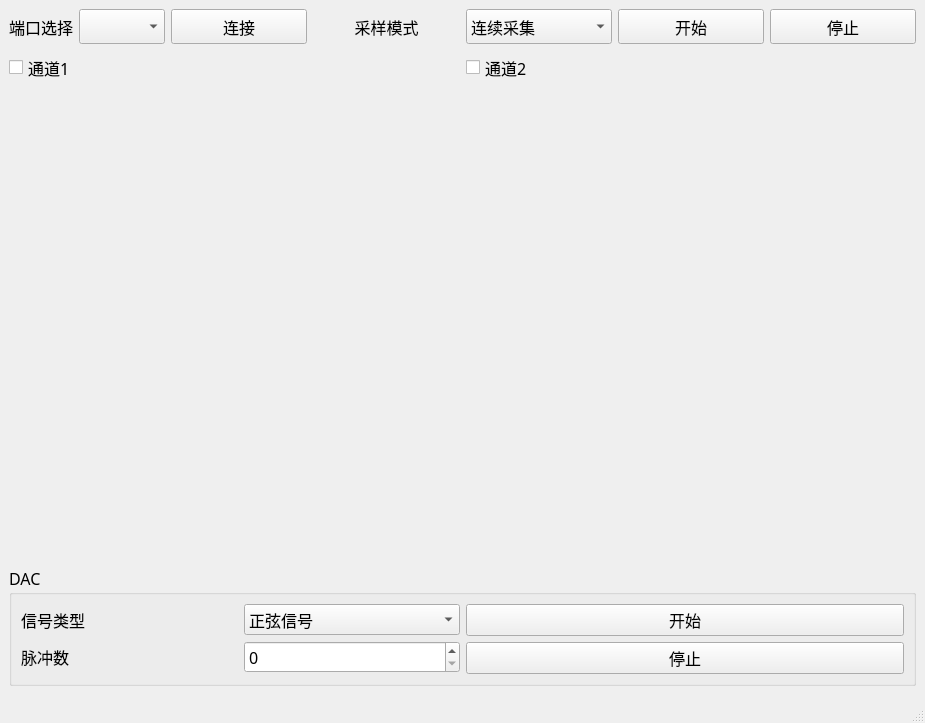
<?xml version="1.0" encoding="UTF-8"?>
<ui version="4.0">
 <class>MainWindow</class>
 <widget class="QMainWindow" name="MainWindow">
  <property name="geometry">
   <rect>
    <x>0</x>
    <y>0</y>
    <width>925</width>
    <height>723</height>
   </rect>
  </property>
  <property name="font">
   <font>
    <family>宋体</family>
    <pointsize>12</pointsize>
   </font>
  </property>
  <property name="windowTitle">
   <string>MainWindow</string>
  </property>
  <widget class="QWidget" name="centralwidget">
   <layout class="QVBoxLayout" name="verticalLayout_7">
    <item>
     <layout class="QVBoxLayout" name="verticalLayout_6">
      <item>
       <layout class="QVBoxLayout" name="verticalLayout_2" stretch="0,1">
        <item>
         <layout class="QVBoxLayout" name="verticalLayout">
          <item>
           <layout class="QHBoxLayout" name="horizontalLayout_5">
            <item>
             <layout class="QHBoxLayout" name="horizontalLayout_4">
              <item>
               <layout class="QHBoxLayout" name="horizontalLayout">
                <item>
                 <widget class="QLabel" name="label">
                  <property name="text">
                   <string>端口选择</string>
                  </property>
                  <property name="alignment">
                   <set>Qt::AlignCenter</set>
                  </property>
                 </widget>
                </item>
                <item>
                 <widget class="QComboBox" name="serialport">
                  <property name="sizePolicy">
                   <sizepolicy hsizetype="Preferred" vsizetype="Preferred">
                    <horstretch>0</horstretch>
                    <verstretch>0</verstretch>
                   </sizepolicy>
                  </property>
                  <property name="minimumSize">
                   <size>
                    <width>0</width>
                    <height>35</height>
                   </size>
                  </property>
                 </widget>
                </item>
               </layout>
              </item>
              <item>
               <widget class="QPushButton" name="connect">
                <property name="minimumSize">
                 <size>
                  <width>0</width>
                  <height>35</height>
                 </size>
                </property>
                <property name="text">
                 <string>连接</string>
                </property>
                <property name="checkable">
                 <bool>true</bool>
                </property>
               </widget>
              </item>
             </layout>
            </item>
            <item>
             <layout class="QHBoxLayout" name="horizontalLayout_2">
              <item>
               <widget class="QLabel" name="label_2">
                <property name="text">
                 <string>采样模式</string>
                </property>
                <property name="alignment">
                 <set>Qt::AlignCenter</set>
                </property>
               </widget>
              </item>
              <item>
               <widget class="QComboBox" name="ADCmode">
                <property name="sizePolicy">
                 <sizepolicy hsizetype="Preferred" vsizetype="Preferred">
                  <horstretch>0</horstretch>
                  <verstretch>0</verstretch>
                 </sizepolicy>
                </property>
                <item>
                 <property name="text">
                  <string>连续采集</string>
                 </property>
                </item>
                <item>
                 <property name="text">
                  <string>外部触发</string>
                 </property>
                </item>
               </widget>
              </item>
             </layout>
            </item>
            <item>
             <layout class="QHBoxLayout" name="horizontalLayout_3">
              <item>
               <widget class="QPushButton" name="startadc">
                <property name="sizePolicy">
                 <sizepolicy hsizetype="Minimum" vsizetype="Preferred">
                  <horstretch>0</horstretch>
                  <verstretch>0</verstretch>
                 </sizepolicy>
                </property>
                <property name="text">
                 <string>开始</string>
                </property>
               </widget>
              </item>
              <item>
               <widget class="QPushButton" name="stopadc">
                <property name="sizePolicy">
                 <sizepolicy hsizetype="Minimum" vsizetype="Preferred">
                  <horstretch>0</horstretch>
                  <verstretch>0</verstretch>
                 </sizepolicy>
                </property>
                <property name="text">
                 <string>停止</string>
                </property>
               </widget>
              </item>
             </layout>
            </item>
           </layout>
          </item>
          <item>
           <layout class="QHBoxLayout" name="horizontalLayout_6">
            <item>
             <widget class="QCheckBox" name="CH1">
              <property name="sizePolicy">
               <sizepolicy hsizetype="Minimum" vsizetype="Preferred">
                <horstretch>0</horstretch>
                <verstretch>0</verstretch>
               </sizepolicy>
              </property>
              <property name="minimumSize">
               <size>
                <width>0</width>
                <height>35</height>
               </size>
              </property>
              <property name="text">
               <string>通道1</string>
              </property>
             </widget>
            </item>
            <item>
             <widget class="QCheckBox" name="CH2">
              <property name="sizePolicy">
               <sizepolicy hsizetype="Minimum" vsizetype="Preferred">
                <horstretch>0</horstretch>
                <verstretch>0</verstretch>
               </sizepolicy>
              </property>
              <property name="text">
               <string>通道2</string>
              </property>
             </widget>
            </item>
           </layout>
          </item>
         </layout>
        </item>
        <item>
         <widget class="QCustomPlot" name="plotwidget" native="true"/>
        </item>
       </layout>
      </item>
      <item>
       <widget class="QGroupBox" name="groupBox">
        <property name="title">
         <string>DAC</string>
        </property>
        <layout class="QVBoxLayout" name="verticalLayout_5">
         <item>
          <layout class="QHBoxLayout" name="horizontalLayout_8">
           <item>
            <layout class="QVBoxLayout" name="verticalLayout_4">
             <item>
              <layout class="QHBoxLayout" name="horizontalLayout_7">
               <item>
                <widget class="QLabel" name="label_3">
                 <property name="text">
                  <string>信号类型</string>
                 </property>
                </widget>
               </item>
               <item>
                <widget class="QComboBox" name="DACmode">
                 <item>
                  <property name="text">
                   <string>正弦信号</string>
                  </property>
                 </item>
                 <item>
                  <property name="text">
                   <string>脉冲式正弦信号</string>
                  </property>
                 </item>
                </widget>
               </item>
              </layout>
             </item>
             <item>
              <layout class="QHBoxLayout" name="horizontalLayout_9">
               <item>
                <widget class="QLabel" name="label_4">
                 <property name="text">
                  <string>脉冲数</string>
                 </property>
                </widget>
               </item>
               <item>
                <widget class="QSpinBox" name="dacnum"/>
               </item>
              </layout>
             </item>
            </layout>
           </item>
           <item>
            <layout class="QVBoxLayout" name="verticalLayout_3">
             <item>
              <widget class="QPushButton" name="startdac">
               <property name="text">
                <string>开始</string>
               </property>
              </widget>
             </item>
             <item>
              <widget class="QPushButton" name="stopdac">
               <property name="text">
                <string>停止</string>
               </property>
              </widget>
             </item>
            </layout>
           </item>
          </layout>
         </item>
        </layout>
       </widget>
      </item>
     </layout>
    </item>
   </layout>
  </widget>
  <widget class="QMenuBar" name="menubar">
   <property name="geometry">
    <rect>
     <x>0</x>
     <y>0</y>
     <width>925</width>
     <height>26</height>
    </rect>
   </property>
  </widget>
  <widget class="QStatusBar" name="statusbar"/>
 </widget>
 <customwidgets>
  <customwidget>
   <class>QCustomPlot</class>
   <extends>QWidget</extends>
   <header>qcustomplot/qcustomplot.h</header>
   <container>1</container>
  </customwidget>
 </customwidgets>
 <resources/>
 <connections/>
</ui>
